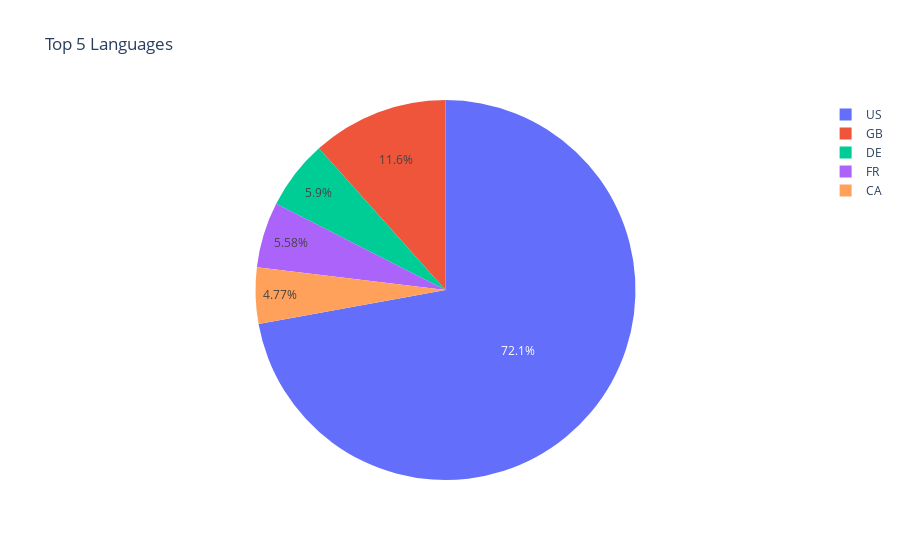

This figure's notebook cell:
### Markdown cell above
## Q5: Use pie chart to draw top 5 languages.
- Hint: use counter to create dataframe contains production_countries with Frequencies.
![p2.png](attachment:p2.png)

### Code cell
genres_list = []

# Iterate over the rows of the DataFrame
for index, row in combined_df.iterrows():
    # print(index,'  ',row)
    # Extract the 'genres' value as a string
    genres_str = row['production_countries']
    # print(genres_str)
    # Convert the string to a list of dictionaries using ast.literal_eval()
    genre_list = ast.literal_eval(genres_str)
    # print(genre_list)
    # Extract the genre names using a list comprehension
    genre_names = [genre['iso_3166_1'] for genre in genre_list]

    
    genres_list.append(genre_names)


# for genres in genres_list:           ###this is basically what is happening in the list below 
#     for g in genres:
#         print(g)

genres_counter = Counter([g for genres in genres_list for g in genres]) # 
# print(genres_counter)
Genres = []
Frequency=[]
for keys ,value in genres_counter.items():
    Genres.append(keys)
    Frequency.append(value)
Lan_df=pd.DataFrame({
    'Lan':Genres,
    'Frequency':Frequency
})
lan_df2 = Lan_df.nlargest(5, 'Frequency')
print(lan_df2)
px.pie(lan_df2, values='Frequency', names='Lan', title='Top 5 Languages')

### Figure 1 — Plotly figure (JSON) as saved in the notebook; plotly's stock layout.template omitted (floating-point values rounded to 4 significant figures)
{"data": [{"domain": {"x": [0, 1], "y": [0, 1]}, "hovertemplate": "Lan=%{label}<br>Frequency=%{value}<extra></extra>", "labels": ["US", "GB", "DE", "FR", "CA"], "legendgroup": "", "name": "", "showlegend": true, "type": "pie", "values": [3959, 637, 324, 306, 262]}], "layout": {"legend": {"tracegroupgap": 0}, "title": {"text": "Top 5 Languages"}}}
